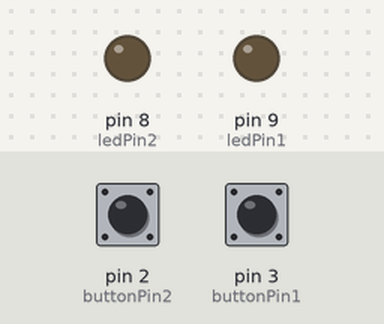
Bench run of a sketch on a simulated Arduino Uno, built with avr-gcc and run on an emulated ATmega328P. Shown: output pins drawn as LEDs (lit = HIGH). The test bench sets the inputs (shaded band); at power-on: pin 2 (buttonPin2) LOW, pin 3 (buttonPin1) LOW.

Above: at 1.2 s.
1.3 s: pin 2 (buttonPin2) pulled HIGH for 0.15 s
At 2.0 s:
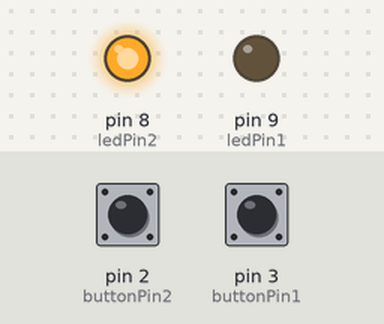
2.9 s: pin 3 (buttonPin1) pulled HIGH for 0.15 s
At 3.2 s:
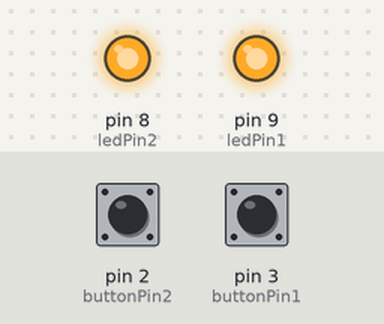
4.5 s: pin 2 (buttonPin2) pulled HIGH for 1 s
At 5.6 s:
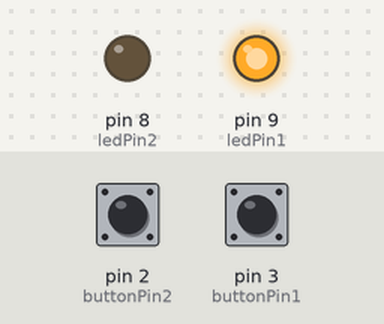
7.0 s: pin 2 (buttonPin2) pulled HIGH for 3.2 s
At 7.5 s:
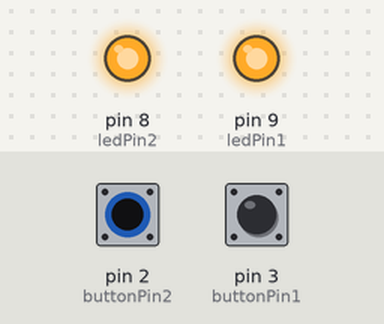
11.7 s: pin 3 (buttonPin1) pulled HIGH for 1 s
At 12.3 s:
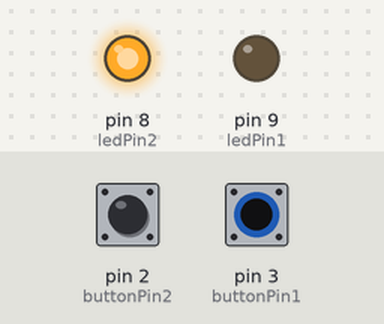
Timing chart, 0 to 14.7 s (numbered marks = the images above; inputs shaded):
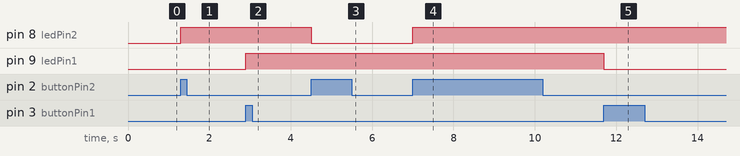

Measured:
- after the input at 1.3 s, pin 8 (ledPin2): LOW → HIGH at once
- after the input at 2.9 s, pin 9 (ledPin1): LOW → HIGH at once
- after the input at 4.5 s, pin 8 (ledPin2): HIGH → LOW at once
- after the input at 7.0 s, pin 8 (ledPin2): LOW → HIGH at once
- after the input at 11.7 s, pin 9 (ledPin1): HIGH → LOW at once

The sketch:

button_change_state.ino
```cpp
const int ledPin1 = 9;
const int buttonPin1 = 3;
const int ledPin2 = 8;
const int buttonPin2 = 2;

int buttonState1 = 0;
int previousButtonState1 = 0;
int ledState1 = LOW;

int buttonState2 = 0;
int previousButtonState2 = 0;
int ledState2 = LOW;

int affectedLed;
int affectedLedState = LOW;

void setup() {
 pinMode(ledPin1, OUTPUT);
 pinMode(buttonPin1, INPUT);
 pinMode(ledPin2, OUTPUT);
 pinMode(buttonPin2, INPUT);

 Serial.begin(9600);
}

void loop() {
  buttonState1 = digitalRead(buttonPin1);
  buttonState2 = digitalRead(buttonPin2);

  if (buttonState1 != previousButtonState1 || buttonState2 != previousButtonState2) {
    if (buttonState1 == HIGH) {
      ledState1 = !ledState1;
      affectedLed = ledPin1;
      affectedLedState = ledState1;
    } else if (buttonState2 == HIGH) {
      ledState2 = !ledState2;
      affectedLed = ledPin2;
      affectedLedState = ledState2;
    }
    digitalWrite(affectedLed, affectedLedState);
    delay(50);
  }

  previousButtonState1 = buttonState1;
  previousButtonState2 = buttonState2;
}
```
